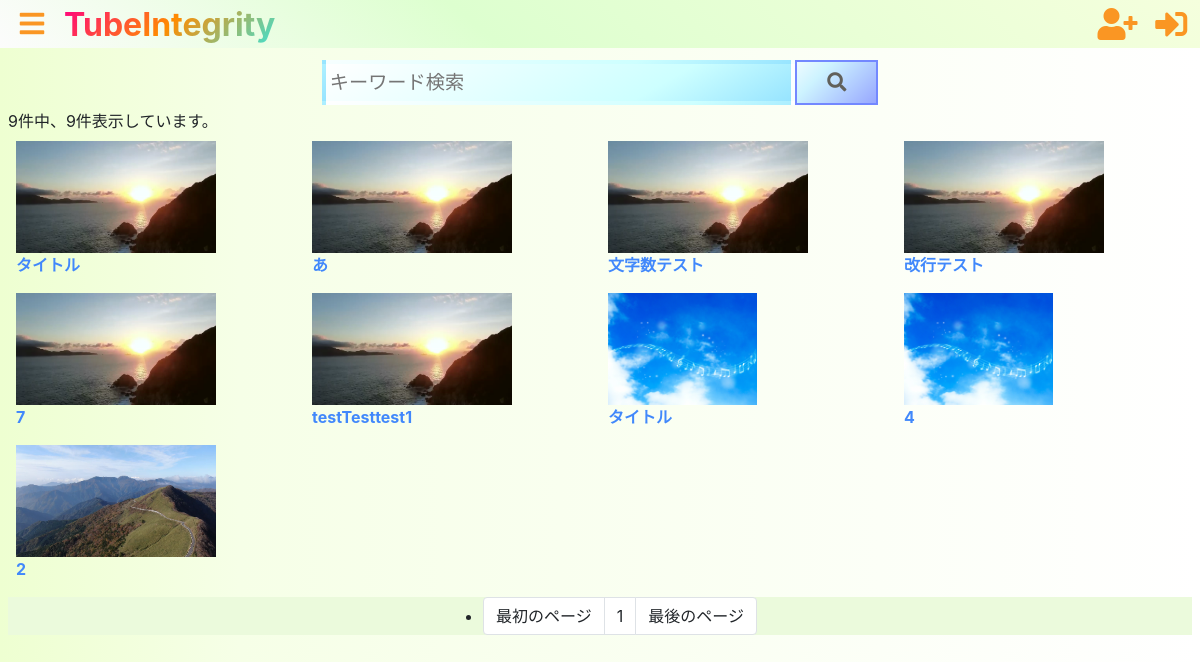
The app's page /search/ with its own data.
### tube/models.py (models this page shows, shortened)
class Video(models.Model):
    class Meta:
        db_table = "video"
    id       = models.UUIDField(default=uuid.uuid4, primary_key=True, editable=False )
    category = models.ForeignKey(Category, verbose_name="カテゴリ", on_delete=models.PROTECT)
    dt       = models.DateTimeField(verbose_name="投稿日", default=timezone.now)
    title        = models.CharField(verbose_name="タイトル", max_length=50)
    description  = models.CharField(verbose_name="動画説明文", max_length=300)
    movie        = models.FileField(verbose_name="動画", upload_to="tube/movie", blank=True)
    thumbnail    = models.ImageField(verbose_name="サムネイル", upload_to="tube/thumbnail/", null=True)
    user         = models.ForeignKey(settings.AUTH_USER_MODEL, verbose_name="投稿者", on_delete=models.CASCADE)
    edited       = models.BooleanField(default=False)
    mime         = models.TextField(verbose_name="MIMEタイプ", null=True)
    views        = models.IntegerField(verbose_name="再生回数", default=0, validators=[MinValueValidator(0)])

### tube/views.py (the view)
class SearchView(views.APIView):
    def get(self, request, *args, **kwargs):
        query = Q()
        page = 1
        if "word" in request.GET:
            word_list = request.GET["word"].replace("　", " ").split(" ")
            for w in word_list:
                query &= Q(Q(title__icontains=w) | Q(description__icontains=w))
        if "page" in request.GET:
            page = request.GET["page"]
        videos = Video.objects.filter(query).order_by("-dt")
        amount = len(videos)
        videos_paginator = Paginator(videos, SEARCH_AMOUNT_PAGE)
        videos           = videos_paginator.get_page(page)
        context = {"videos": videos,
                   "amount": amount}
        return render(request, "tube/search.html", context)

### tube/templatetags/param_change.py (called while the page is built)
@register.inclusion_tag("tube/paginator.html")
def generate_pagelink(request, key, start, end, now):
    PAGE_RANGE = 3
    start = int(start)
    end = int(end)
    now = int(now)
    pages = []
    if now != start:
        pages.append({"name": "最初のページ", "link": param(request, key, start)})
    else:
        pages.append({"name": "最初のページ", "link": ""})
    for i in range(now - PAGE_RANGE, now + PAGE_RANGE + 1):
        if i == now:
            pages.append({"name": str(i), "link": ""})
            continue
        if i <= start or end <= i:
            continue
        pages.append({"name": str(i), "link": param(request, key, i)})
        print(pages)
    if now != end:
        pages.append({"name": "最後のページ", "link": param(request, key, end)})
    else:
        pages.append({"name": "最後のページ", "link": ""})
    return {"pages": pages}

### templates/tube/search.html
{% extends "tube/base.html" %}
{% load static %}
{% load param_change %}
{% block main %}
    {% include "tube/search_form.html" %}
    {% if amount > 0 %}
    <div>{{ amount }}件中、{{ videos|length }}件表示しています。</div>
    {% endif %}
     <div class="video_content_list">
         {% for video in videos %}
             <div class="video_content">
                 <a class="video_content_link" href="{% url 'tube:single' video.id %}">
                     {% if video.thumbnail %}
                     <img class="video_thumbnail" src="/media/{{ video.thumbnail }}" alt="{{ video.title }}">
                     {% else %}
                     <img class="video_thumbnail" src="{% static 'tube/img/no-img.png' %}" alt="{{ video.title }}">
                     {% endif %}
                     <div class="video_title">{{ video.title }}</div>
                 </a>
             </div>
         {% empty %}
             <div class="video_content">動画は見つかりませんでした。</div>
         {% endfor %}
     </div>
     {% generate_pagelink request "page" "1" videos.paginator.num_pages videos.number %}
{% endblock %}

### static/common/css/l_sidebar.css (style rules this page uses)
html, body { overflow-x: hidden; margin:0; }
a { color:#70C0F5; text-decoration:none; }

### static/tube/css/style.css (style rules this page uses)
body { background: rgb(255,255,255); background: linear-gradient(270deg, rgba(255,255,255,1) 0%, rgba(246,255,231,1) 80%, rgba(238,255,209,1) 100%); }
img { max-width:100%; }
.video_content_list { display:flex; flex-wrap:wrap; }
.video_content { width:calc(100% / 4); }
.video_content_link { display:block; margin:0.5rem; }
.video_title { color:#4188FB; font-weight:bold; }
.video_thumbnail { background:#9DA39F; object-fit:contain; height:7rem; width:auto; }

### records on screen
Video: thumbnail (picture), title "タイトル"
Video: thumbnail (picture), title "あ"
Video: thumbnail (picture), title "文字数テスト"
Video: thumbnail (picture), title "改行テスト"
Video: thumbnail (picture), title "7"
Video: thumbnail (picture), title "testTesttest1"
Video: thumbnail (picture), title "タイトル"
Video: thumbnail (picture), title "4"
Video: thumbnail (picture), title "2"

### other values on screen
{{ amount }} "9"
{{ videos|length }} "9"
{{ page.name }} "最初のページ" "1" "最後のページ"
